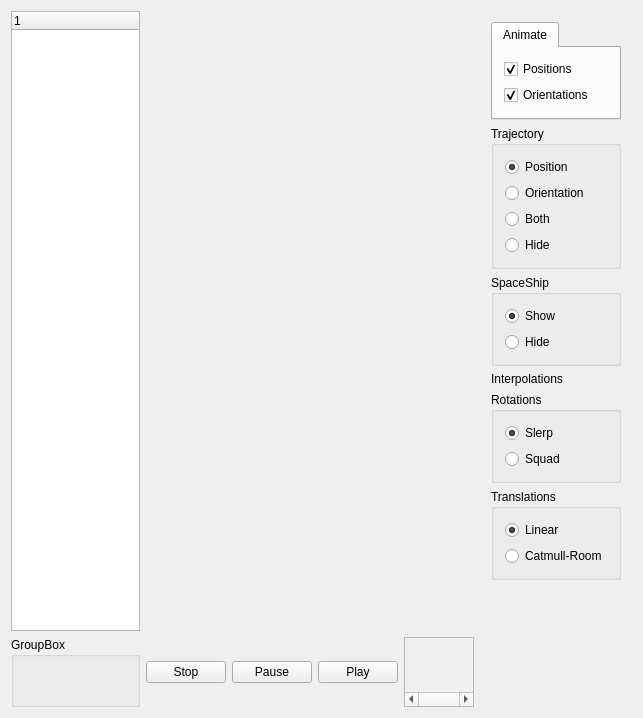
<?xml version="1.0" encoding="UTF-8"?>
<ui version="4.0">
 <class>MainWindow</class>
 <widget class="QMainWindow" name="MainWindow">
  <property name="geometry">
   <rect>
    <x>0</x>
    <y>0</y>
    <width>643</width>
    <height>717</height>
   </rect>
  </property>
  <property name="windowTitle">
   <string>MainWindow</string>
  </property>
  <widget class="QWidget" name="centralWidget">
   <layout class="QGridLayout" name="gridLayout">
    <property name="sizeConstraint">
     <enum>QLayout::SetDefaultConstraint</enum>
    </property>
    <item row="1" column="1">
     <widget class="Viewer" name="viewer" native="true">
      <property name="sizePolicy">
       <sizepolicy hsizetype="Expanding" vsizetype="Expanding">
        <horstretch>0</horstretch>
        <verstretch>0</verstretch>
       </sizepolicy>
      </property>
      <property name="autoFillBackground">
       <bool>true</bool>
      </property>
     </widget>
    </item>
    <item row="1" column="2">
     <widget class="QWidget" name="widget" native="true">
      <property name="sizePolicy">
       <sizepolicy hsizetype="Maximum" vsizetype="Expanding">
        <horstretch>0</horstretch>
        <verstretch>0</verstretch>
       </sizepolicy>
      </property>
      <layout class="QVBoxLayout" name="verticalLayout">
       <item>
        <widget class="QTabWidget" name="verticalTabWidget">
         <property name="sizePolicy">
          <sizepolicy hsizetype="Preferred" vsizetype="Preferred">
           <horstretch>0</horstretch>
           <verstretch>0</verstretch>
          </sizepolicy>
         </property>
         <property name="currentIndex">
          <number>0</number>
         </property>
         <widget class="QWidget" name="verticalTabWidgetPage1">
          <attribute name="title">
           <string>Animate</string>
          </attribute>
          <layout class="QVBoxLayout" name="verticalLayout_2">
           <item>
            <widget class="QCheckBox" name="checkBox">
             <property name="text">
              <string>Positions</string>
             </property>
             <property name="checked">
              <bool>true</bool>
             </property>
            </widget>
           </item>
           <item>
            <widget class="QCheckBox" name="checkBox_2">
             <property name="text">
              <string>Orientations</string>
             </property>
             <property name="checked">
              <bool>true</bool>
             </property>
            </widget>
           </item>
          </layout>
         </widget>
        </widget>
       </item>
       <item>
        <widget class="QGroupBox" name="group_traj">
         <property name="title">
          <string>Trajectory</string>
         </property>
         <layout class="QVBoxLayout" name="verticalLayout_3">
          <item>
           <widget class="QRadioButton" name="rad_pos">
            <property name="text">
             <string>Position</string>
            </property>
            <property name="checked">
             <bool>true</bool>
            </property>
           </widget>
          </item>
          <item>
           <widget class="QRadioButton" name="rad_ori">
            <property name="text">
             <string>Orientation</string>
            </property>
           </widget>
          </item>
          <item>
           <widget class="QRadioButton" name="rad_both">
            <property name="text">
             <string>Both</string>
            </property>
           </widget>
          </item>
          <item>
           <widget class="QRadioButton" name="radioButton_4">
            <property name="text">
             <string>Hide</string>
            </property>
           </widget>
          </item>
         </layout>
        </widget>
       </item>
       <item>
        <widget class="QGroupBox" name="verticalGroupBox">
         <property name="title">
          <string>SpaceShip</string>
         </property>
         <layout class="QVBoxLayout" name="verticalLayout_6">
          <item>
           <widget class="QRadioButton" name="radioButton">
            <property name="text">
             <string>Show</string>
            </property>
            <property name="checked">
             <bool>true</bool>
            </property>
           </widget>
          </item>
          <item>
           <widget class="QRadioButton" name="radioButton_3">
            <property name="text">
             <string>Hide</string>
            </property>
           </widget>
          </item>
         </layout>
        </widget>
       </item>
       <item>
        <widget class="QLabel" name="label">
         <property name="text">
          <string>Interpolations</string>
         </property>
        </widget>
       </item>
       <item>
        <widget class="QGroupBox" name="group_rot">
         <property name="title">
          <string>Rotations</string>
         </property>
         <layout class="QVBoxLayout" name="verticalLayout_4">
          <item>
           <widget class="QRadioButton" name="radioButton_2">
            <property name="text">
             <string>Slerp</string>
            </property>
            <property name="checked">
             <bool>true</bool>
            </property>
           </widget>
          </item>
          <item>
           <widget class="QRadioButton" name="radioButton_5">
            <property name="text">
             <string>Squad</string>
            </property>
           </widget>
          </item>
         </layout>
        </widget>
       </item>
       <item>
        <widget class="QGroupBox" name="group_transl">
         <property name="title">
          <string>Translations</string>
         </property>
         <layout class="QVBoxLayout" name="verticalLayout_5">
          <item>
           <widget class="QRadioButton" name="radioButton_6">
            <property name="text">
             <string>Linear</string>
            </property>
            <property name="checked">
             <bool>true</bool>
            </property>
           </widget>
          </item>
          <item>
           <widget class="QRadioButton" name="radioButton_7">
            <property name="text">
             <string>Catmull-Room</string>
            </property>
           </widget>
          </item>
         </layout>
        </widget>
       </item>
       <item>
        <spacer name="verticalSpacer">
         <property name="orientation">
          <enum>Qt::Vertical</enum>
         </property>
         <property name="sizeType">
          <enum>QSizePolicy::MinimumExpanding</enum>
         </property>
         <property name="sizeHint" stdset="0">
          <size>
           <width>20</width>
           <height>40</height>
          </size>
         </property>
        </spacer>
       </item>
      </layout>
     </widget>
    </item>
    <item row="2" column="1">
     <layout class="QHBoxLayout" name="horizontalLayout">
      <item>
       <widget class="QPushButton" name="button_stop">
        <property name="text">
         <string>Stop</string>
        </property>
       </widget>
      </item>
      <item>
       <widget class="QPushButton" name="button_pause">
        <property name="text">
         <string>Pause</string>
        </property>
       </widget>
      </item>
      <item>
       <widget class="QPushButton" name="button_play">
        <property name="text">
         <string>Play</string>
        </property>
       </widget>
      </item>
      <item>
       <widget class="QScrollArea" name="scrollArea">
        <property name="sizePolicy">
         <sizepolicy hsizetype="Expanding" vsizetype="Expanding">
          <horstretch>0</horstretch>
          <verstretch>0</verstretch>
         </sizepolicy>
        </property>
        <property name="maximumSize">
         <size>
          <width>16777215</width>
          <height>100</height>
         </size>
        </property>
        <property name="verticalScrollBarPolicy">
         <enum>Qt::ScrollBarAlwaysOff</enum>
        </property>
        <property name="horizontalScrollBarPolicy">
         <enum>Qt::ScrollBarAlwaysOn</enum>
        </property>
        <property name="widgetResizable">
         <bool>true</bool>
        </property>
        <widget class="TimeBar" name="timebar">
         <property name="geometry">
          <rect>
           <x>0</x>
           <y>0</y>
           <width>76</width>
           <height>63</height>
          </rect>
         </property>
         <property name="sizePolicy">
          <sizepolicy hsizetype="Expanding" vsizetype="Expanding">
           <horstretch>0</horstretch>
           <verstretch>0</verstretch>
          </sizepolicy>
         </property>
         <layout class="QVBoxLayout" name="verticalLayout_7">
          <property name="spacing">
           <number>0</number>
          </property>
          <property name="margin">
           <number>0</number>
          </property>
         </layout>
        </widget>
       </widget>
      </item>
     </layout>
    </item>
    <item row="2" column="0">
     <widget class="QGroupBox" name="groupBox">
      <property name="title">
       <string>GroupBox</string>
      </property>
     </widget>
    </item>
    <item row="1" column="0">
     <widget class="QTreeWidget" name="treeWidget">
      <column>
       <property name="text">
        <string notr="true">1</string>
       </property>
      </column>
     </widget>
    </item>
   </layout>
  </widget>
 </widget>
 <layoutdefault spacing="6" margin="11"/>
 <customwidgets>
  <customwidget>
   <class>Viewer</class>
   <extends>QWidget</extends>
   <header>Widgets/viewer.h</header>
   <container>1</container>
  </customwidget>
  <customwidget>
   <class>TimeBar</class>
   <extends>QWidget</extends>
   <header>Widgets/timebar.h</header>
   <container>1</container>
  </customwidget>
 </customwidgets>
 <resources/>
 <connections/>
</ui>
